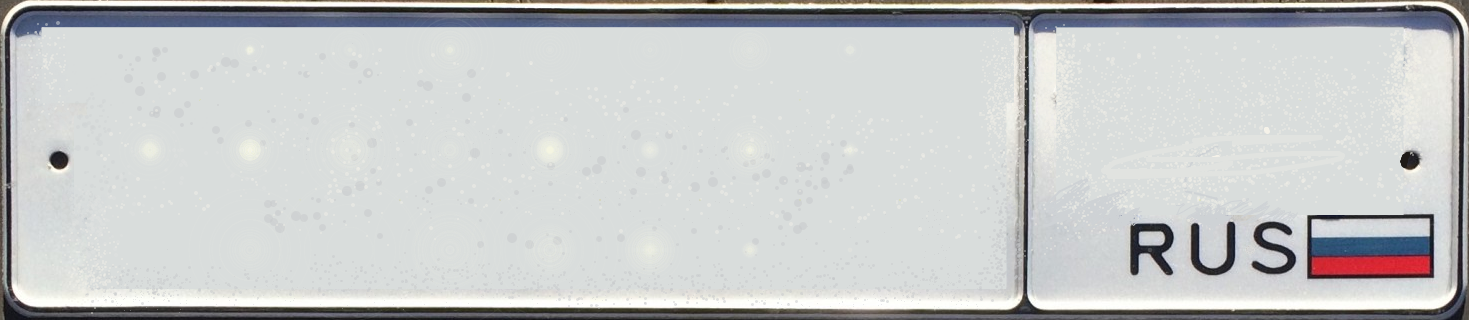
#> input picture dataset/generator/assets/rus_white_long_lp.png, 1469 x 320 px
$ python -i plate_render.py   (imports and definitions only)
#> lines starting #> are read from the running program, lines starting #| are printed output that depends on the picture; after the words box and inside, x2 and y2 are one past the last pixel; in counts of white or black regions, pixels touching at a corner belong together
"""Plate renderer.

Type 1 is https://github.com/maerty1/Russia-number-plate-generator (`app.py` +
`License_plate_in_Russia.svg` + RoadNumbers 2.0). Type 1Б / 1А / other only
recolour or rearrange that same drawing.
"""

from __future__ import annotations

import io
from functools import lru_cache
from pathlib import Path

import cairosvg
import cv2
import numpy as np
from PIL import Image, ImageDraw, ImageFont

from src.utils.geometry import PLATE_TYPES

ASSETS = Path(__file__).resolve().parent / "assets"
FONTS = Path(__file__).resolve().parent / "fonts"

# maerty1/Russia-number-plate-generator — app.py
FONT_PATH = FONTS / "RoadNumbers2.0.ttf"
SVG_PATH = ASSETS / "License_plate_in_Russia.svg"
PLATE_SIZE = (520, 112)
FONT_SIZE = 135
LEFT_OFFSET = 40
ELEMENT_OFFSET = -10
REGION_OFFSET = 40
LETTER1_WIDTH = 58
LETTER2_WIDTH = 76
LETTER3_WIDTH = 58
REGION_WIDTH = 95

TYPE1A_BLANK = ASSETS / "type1a_blank.png"
# Native blank geometry (1024×603 ChatGPT layout): region box left/top edges.
_TYPE1A_BOX_X0 = 617
_TYPE1A_BOX_Y0 = 294
_TYPE1A_INNER = (50, 40, 980, 555)  # left, top, right, bottom of drawable field

DEFAULT_PX_PER_MM = 3.0
DIPLOMATIC_RED = (180, 20, 20)


# [66 lines left out: functions resize_text, _svg_blank, _paint_elements, draw_plate, not called in this run]


def _recolor_yellow(img: Image.Image) -> Image.Image:
    """Type 1Б: same type-1 drawing, yellow field, keep flag colours."""
    bgr = cv2.cvtColor(np.array(img), cv2.COLOR_RGB2BGR)
#> bgr is the input picture: shape (320, 1469, 3); mean B, G, R 201, 201, 198.9
    hsv = cv2.cvtColor(bgr, cv2.COLOR_BGR2HSV)
#> hsv: shape (320, 1469, 3); mean H, S, V 77.3, 13, 204
    neutral = hsv[:, :, 1] < 50
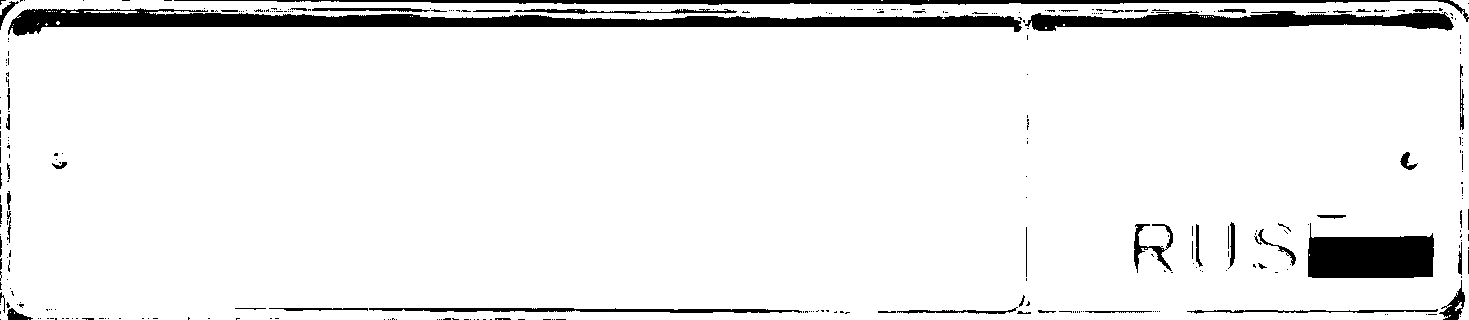
#> neutral: shape (320, 1469) bool; 92.9% white; 326 black regions (266 under 20 px), largest, box (x1, y1, x2, y2) and area: (8, 8, 1022, 36) 11684, (1308, 223, 1434, 278) 5148, (1025, 9, 1454, 31) 5024
    luma = cv2.cvtColor(bgr, cv2.COLOR_BGR2GRAY)
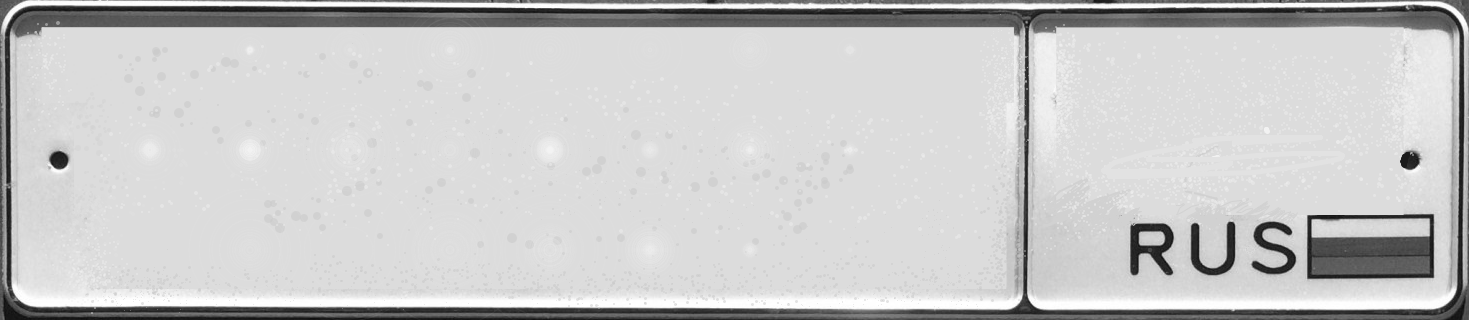
#> luma: shape (320, 1469); min 12, max 255, mean 200.6
    yellow = np.zeros_like(bgr)
    yellow[:, :, 0] = (luma.astype(np.uint16) * 20 // 255).astype(np.uint8)
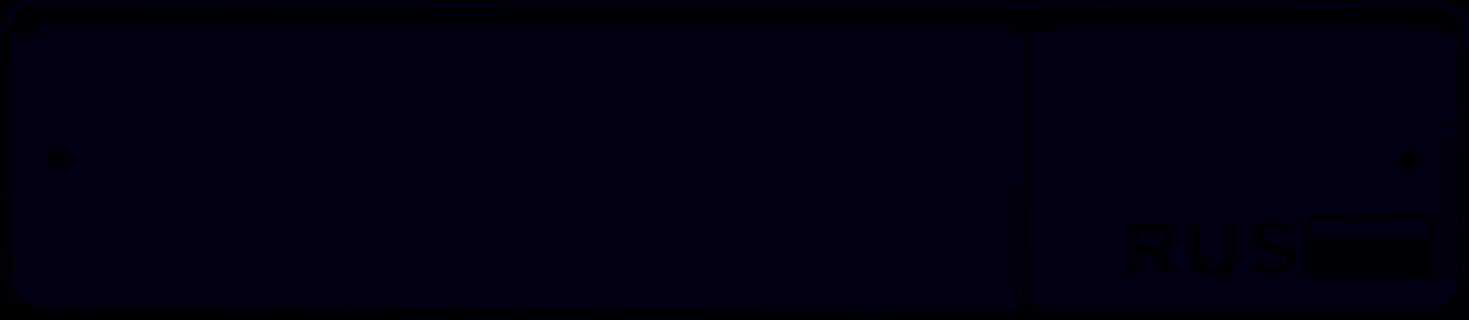
#> yellow: shape (320, 1469, 3); mean of channels 0, 1, 2 15.35, 0, 0; drawn as B, G, R
    yellow[:, :, 1] = (luma.astype(np.uint16) * 200 // 255).astype(np.uint8)
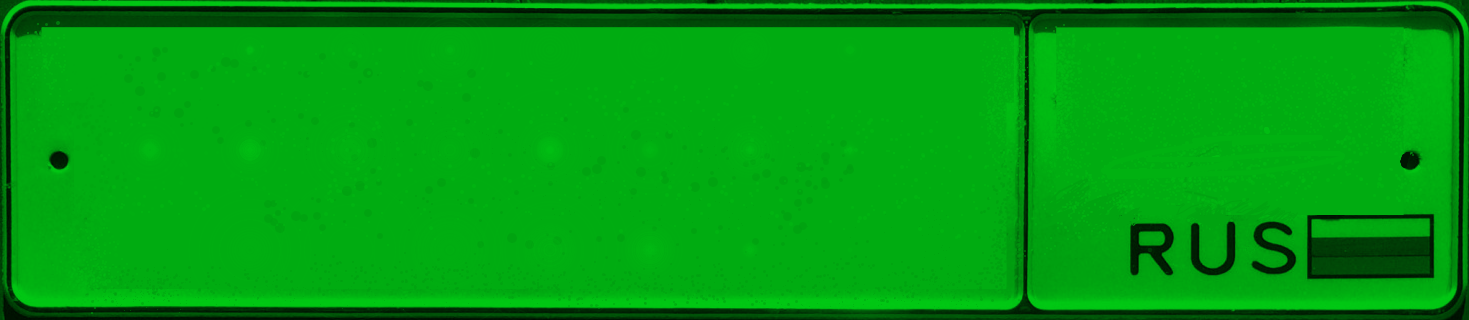
#> yellow: shape (320, 1469, 3); mean of channels 0, 1, 2 15.4, 156.8, 0; drawn as B, G, R
    yellow[:, :, 2] = luma
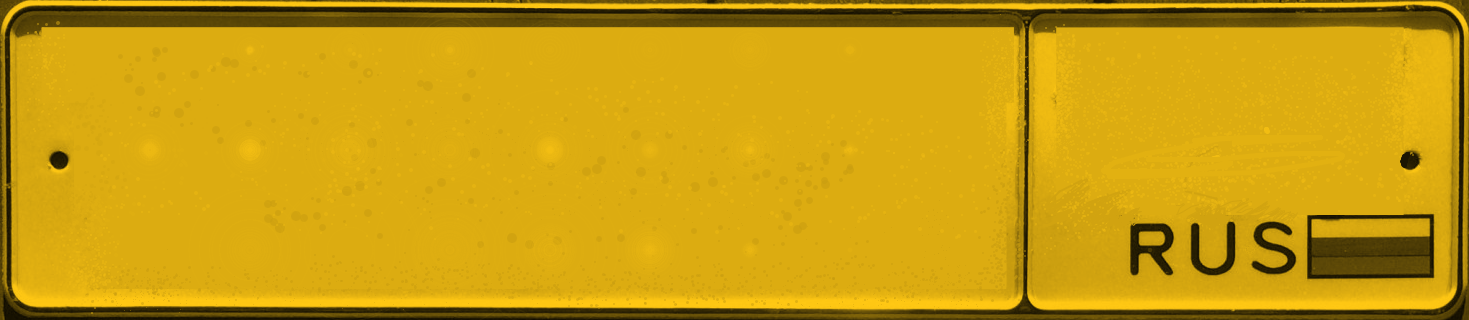
#> yellow: shape (320, 1469, 3); mean of channels 0, 1, 2 15.4, 156.8, 200.6; drawn as B, G, R
    out = bgr.copy()
    out[neutral] = yellow[neutral]
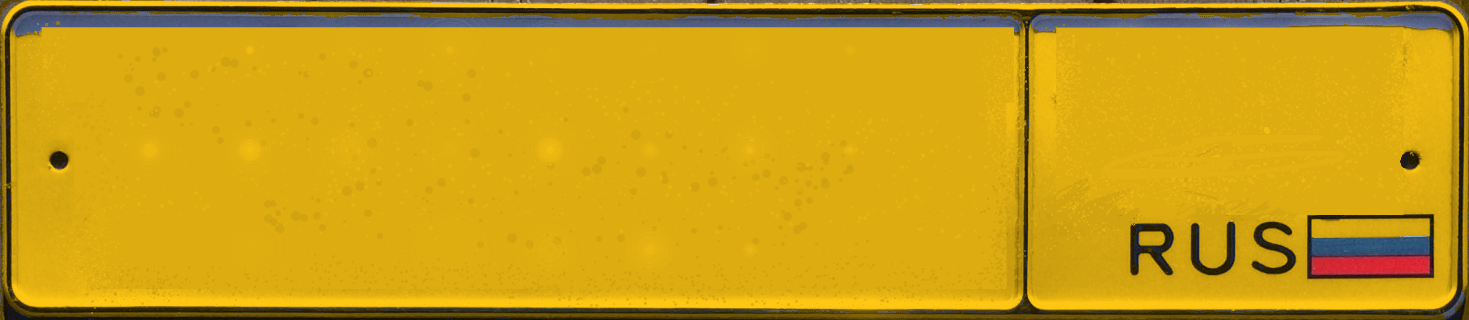
#> out: shape (320, 1469, 3); mean B, G, R 21.5, 157.8, 200.8
    return Image.fromarray(cv2.cvtColor(out, cv2.COLOR_BGR2RGB))


# [95 lines left out: functions _draw_char_fixed, _draw_type1a, _to_bgra, render_plate, not called in this run]

>>> import cv2
>>> picture = cv2.cvtColor(cv2.imread('assets/rus_white_long_lp.png'), cv2.COLOR_BGR2RGB)
>>> result = _recolor_yellow(picture)
